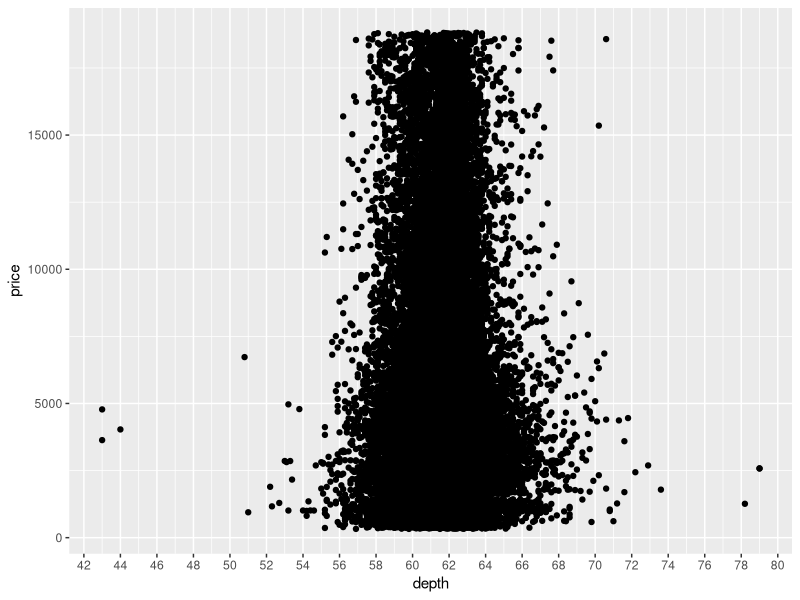

Source code (R):
# Change the code to make the transparency of the
# points to be 1/100 of what they are now and mark
# the x-axis every 2 units. See the instructor notes
# for two hints.

# This assignment is not graded and
# will be marked as correct when you submit.

# ALTER THE CODE BELOW THIS LINE
#============================================

library("ggplot2")
data("diamonds")

plot <- ggplot(data = diamonds, aes(y = price, x = depth)) +
  geom_point() +
  scale_x_continuous(breaks = seq(0, 80, 2))

print(plot)